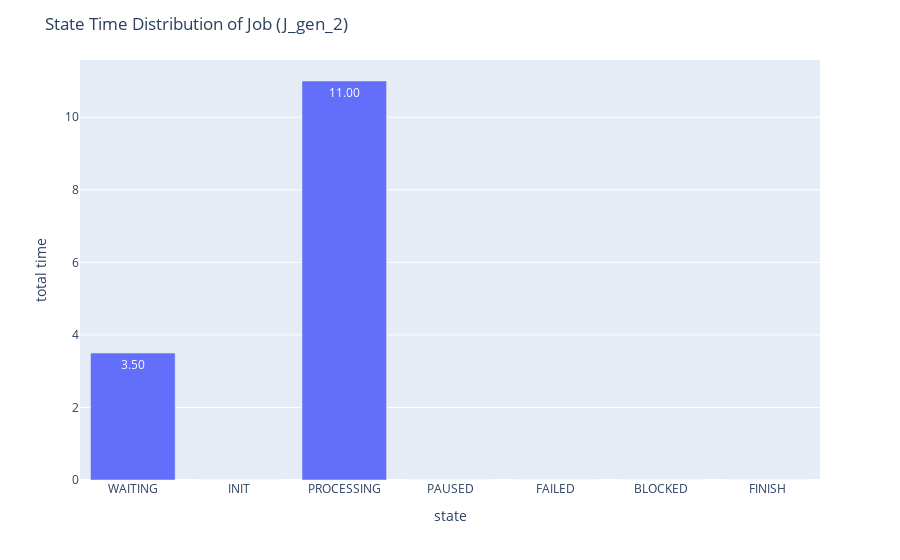

Source (notebook cell):
### Code cell
fig = mon.draw_state_bar_chart()

### Figure 1 — Plotly figure (JSON) as saved in the notebook; plotly's stock layout.template omitted (floating-point values rounded to 4 significant figures)
{"data": [{"alignmentgroup": "True", "hovertemplate": "variable=total time<br>state=%{x}<br>value=%{y}<extra></extra>", "legendgroup": "total time", "marker": {"color": "#636efa", "pattern": {"shape": ""}}, "name": "total time", "offsetgroup": "total time", "orientation": "v", "showlegend": true, "textposition": "auto", "texttemplate": "%{y:.2f}", "type": "bar", "x": ["WAITING", "INIT", "PROCESSING", "PAUSED", "FAILED", "BLOCKED", "FINISH"], "xaxis": "x", "y": [3.5, 0, 11, 0, 0, 0, 0], "yaxis": "y"}], "layout": {"barmode": "relative", "legend": {"title": {"text": "variable"}, "tracegroupgap": 0}, "margin": {"t": 60}, "showlegend": false, "title": {"text": "State Time Distribution of Job (J_gen_2)"}, "xaxis": {"anchor": "y", "domain": [0, 1], "title": {"text": "state"}}, "yaxis": {"anchor": "x", "domain": [0, 1], "title": {"text": "total time"}}}}
